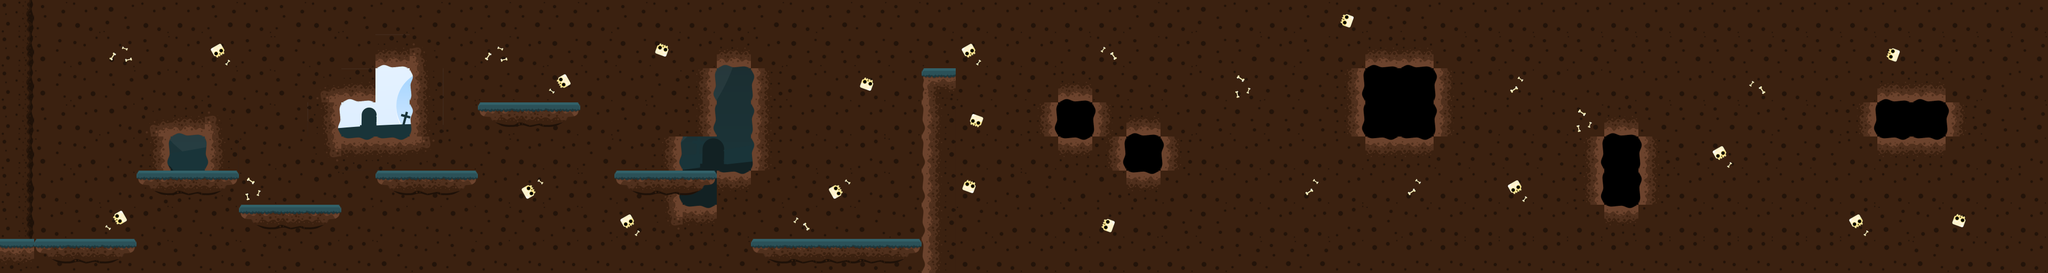

A 2D game scene composited from a Tiled map and its tileset images. What follows is a short description and the map's XML, with each tile layer's data collapsed to a summary:
An orthogonal 60x8 tile map with 64x64 px tiles, 3 tile layers (background, background2, block), 2 tilesets, 1 image layer and 2 objects.

<map version="1.0" orientation="orthogonal" renderorder="right-down" width="60" height="8" tilewidth="64" tileheight="64" nextobjectid="12">
 <tileset firstgid="1" name="gySheet" tilewidth="64" tileheight="64" tilecount="20" columns="20">
  <image source="../../Spritesheets and Tilesets/gy/Tiles/gySheet.png" width="1280" height="64" />
 </tileset>
 <tileset firstgid="21" name="objects" tilewidth="286" tileheight="239" tilecount="10" columns="0">
  <tile id="0">
   <image width="86" height="87" source="../../Spritesheets and Tilesets/gy/Objects/ArrowSign.png" />
  </tile>
  <tile id="1">
   <image width="182" height="90" source="../../Spritesheets and Tilesets/gy/Objects/Bush (1).png" />
  </tile>
  <tile id="2">
   <image width="100" height="64" source="../../Spritesheets and Tilesets/gy/Objects/Bush (2).png" />
  </tile>
  <tile id="3">
   <image width="106" height="106" source="../../Spritesheets and Tilesets/gy/Objects/Crate.png" />
  </tile>
  <tile id="4">
   <image width="132" height="74" source="../../Spritesheets and Tilesets/gy/Objects/DeadBush.png" />
  </tile>
  <tile id="5">
   <image width="91" height="93" source="../../Spritesheets and Tilesets/gy/Objects/Sign.png" />
  </tile>
  <tile id="6">
   <image width="102" height="50" source="../../Spritesheets and Tilesets/gy/Objects/Skeleton.png" />
  </tile>
  <tile id="7">
   <image width="54" height="55" source="../../Spritesheets and Tilesets/gy/Objects/TombStone (1).png" />
  </tile>
  <tile id="8">
   <image width="53" height="76" source="../../Spritesheets and Tilesets/gy/Objects/TombStone (2).png" />
  </tile>
  <tile id="9">
   <image width="286" height="239" source="../../Spritesheets and Tilesets/gy/Objects/Tree.png" />
  </tile>
 </tileset>
 <imagelayer name="bgImg" offsetx="-200" offsety="-406">
  <image source="../../Spritesheets and Tilesets/gy/BG.png" width="2000" height="1143" />
 </imagelayer>
 <layer name="background" width="60" height="8">
  <properties>
   <property name="layerType" value="background" />
  </properties>
  <data>[480 cells, 461 non-empty, 4 distinct tile ids]</data>
 </layer>
 <layer name="background2" width="60" height="8">
  <data>[480 cells, 29 non-empty, 4 distinct tile ids]</data>
 </layer>
 <layer name="block" width="60" height="8">
  <properties>
   <property name="layerType" value="block" />
  </properties>
  <data>[480 cells, 37 non-empty, 7 distinct tile ids]</data>
 </layer>
 <objectgroup name="objects">
  <object id="8" x="960" y="130" width="121" height="64">
   <properties>
    <property name="dmg" type="int" value="20" />
    <property name="sprite" value="bush" />
    <property name="type" value="bush" />
    <property name="usability" value="damage" />
   </properties>
  </object>
  <object id="9" x="1527" y="383" width="64" height="64">
   <properties>
    <property name="sprite" value="crate" />
    <property name="type" value="crate" />
    <property name="usability" value="movable" />
   </properties>
  </object>
 </objectgroup>
</map>
